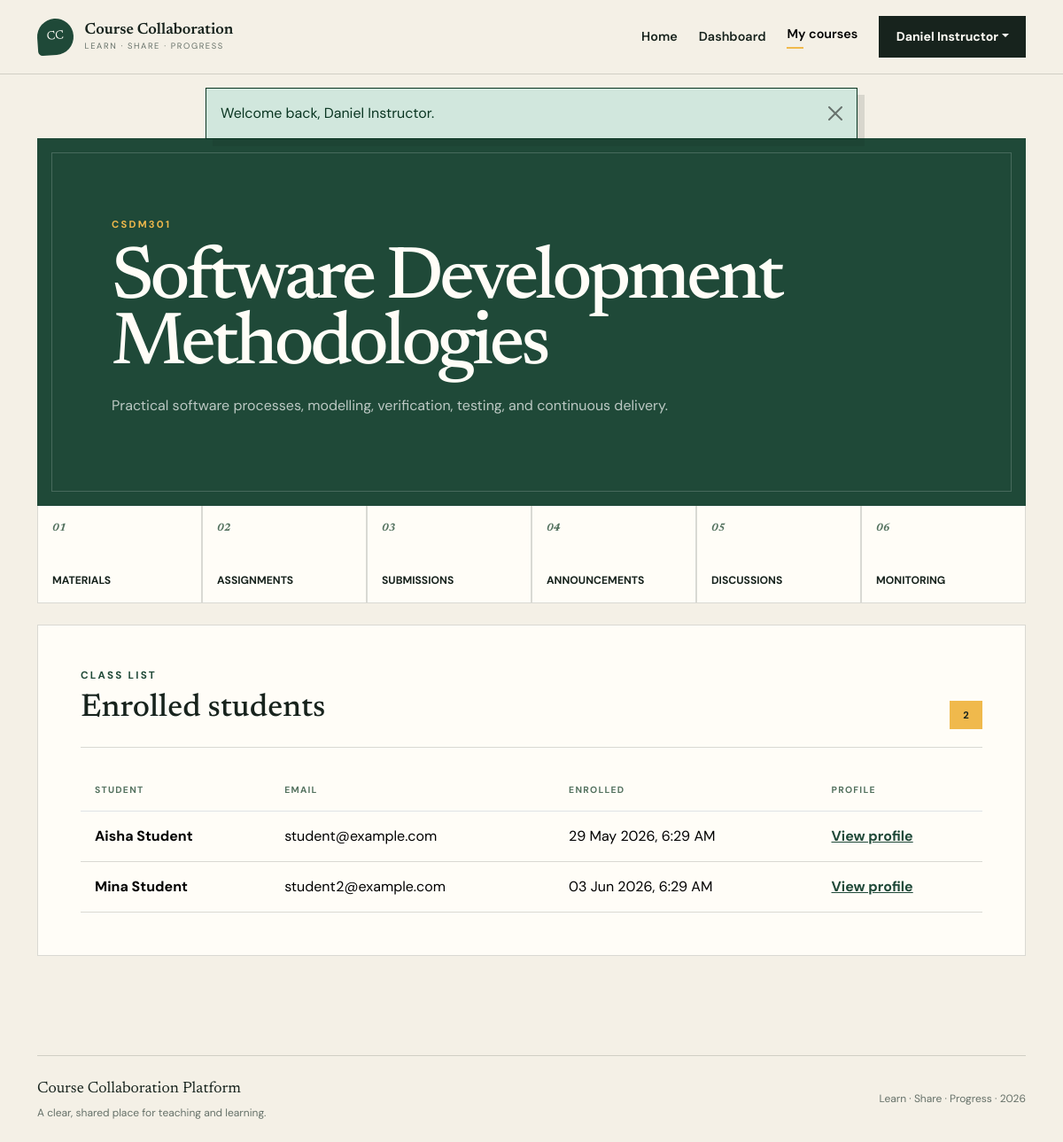
Page /instructor/course.php?id=1 (signed in) on the committed database.
### tables this page shows
CREATE TABLE courses (
    id BIGINT UNSIGNED AUTO_INCREMENT PRIMARY KEY,
    instructor_id BIGINT UNSIGNED NOT NULL,
    course_code VARCHAR(30) NOT NULL,
    title VARCHAR(180) NOT NULL,
    description TEXT NULL,
    is_published TINYINT(1) NOT NULL DEFAULT 1,
    created_at TIMESTAMP NOT NULL DEFAULT CURRENT_TIMESTAMP,
    updated_at TIMESTAMP NOT NULL DEFAULT CURRENT_TIMESTAMP ON UPDATE CURRENT_TIMESTAMP,
    UNIQUE KEY uq_courses_code (course_code),
    KEY idx_courses_instructor (instructor_id),
    CONSTRAINT fk_courses_instructor
        FOREIGN KEY (instructor_id) REFERENCES users(id)
        ON UPDATE CASCADE ON DELETE RESTRICT
);

CREATE TABLE users (
    id BIGINT UNSIGNED AUTO_INCREMENT PRIMARY KEY,
    full_name VARCHAR(120) NOT NULL,
    email VARCHAR(190) NOT NULL,
    password_hash VARCHAR(255) NOT NULL,
    role ENUM('student', 'instructor') NOT NULL DEFAULT 'student',
    is_active TINYINT(1) NOT NULL DEFAULT 1,
    created_at TIMESTAMP NOT NULL DEFAULT CURRENT_TIMESTAMP,
    updated_at TIMESTAMP NOT NULL DEFAULT CURRENT_TIMESTAMP ON UPDATE CURRENT_TIMESTAMP,
    UNIQUE KEY uq_users_email (email),
    KEY idx_users_role (role)
);

CREATE TABLE enrolments (
    id BIGINT UNSIGNED AUTO_INCREMENT PRIMARY KEY,
    course_id BIGINT UNSIGNED NOT NULL,
    student_id BIGINT UNSIGNED NOT NULL,
    status ENUM('active', 'withdrawn') NOT NULL DEFAULT 'active',
    enrolled_at TIMESTAMP NOT NULL DEFAULT CURRENT_TIMESTAMP,
    UNIQUE KEY uq_enrolments_course_student (course_id, student_id),
    KEY idx_enrolments_student (student_id),
    CONSTRAINT fk_enrolments_course
        FOREIGN KEY (course_id) REFERENCES courses(id)
        ON UPDATE CASCADE ON DELETE CASCADE,
    CONSTRAINT fk_enrolments_student
        FOREIGN KEY (student_id) REFERENCES users(id)
        ON UPDATE CASCADE ON DELETE CASCADE
);

### config/app.php (called while the page is built, shortened)
<?php
function url(string $path = ''): string
{
    return BASE_URL . ($path !== '' ? '/' . ltrim($path, '/') : '');
}
function e(?string $value): string
{
    return htmlspecialchars($value ?? '', ENT_QUOTES | ENT_SUBSTITUTE, 'UTF-8');
}

### includes/auth.php (called while the page is built, shortened)
<?php
require_once __DIR__ . '/../config/app.php';
require_once __DIR__ . '/../config/database.php';
function current_user(): ?array
{
    return isset($_SESSION['user']) && is_array($_SESSION['user']) ? $_SESSION['user'] : null;
}
function require_login(): array
{
    $user = current_user();
    return $user;
}
function require_role(string $role): array
{
    $user = require_login();
    return $user;
}
function pull_flashes(): array
{
    $flashes = $_SESSION['flashes'] ?? [];
    return is_array($flashes) ? $flashes : [];
}
function positive_id(mixed $value): ?int
{
    $validated = filter_var($value, FILTER_VALIDATE_INT, ['options' => ['min_range' => 1]]);
    return $validated === false ? null : (int) $validated;
}
function format_datetime(?string $value, string $fallback = 'Not available'): string
{
    $timestamp = strtotime($value);
    return $timestamp === false ? $fallback : date('d M Y, g:i A', $timestamp);
}
function owned_course(int $courseId, int $instructorId): array
{
    $statement = database()->prepare(
        'SELECT c.*, u.full_name AS instructor_name
         FROM courses c JOIN users u ON u.id = c.instructor_id
         WHERE c.id = :course_id AND c.instructor_id = :instructor_id LIMIT 1'
    );
    $statement->execute(['course_id' => $courseId, 'instructor_id' => $instructorId]);
    $course = $statement->fetch();
    return $course;
}

### config/database.php (called while the page is built, shortened)
<?php
function database(): PDO
{
    static $connection = null;
    if ($connection instanceof PDO) {
        return $connection;
    }
    $host = getenv('DB_HOST') ?: '127.0.0.1';
    $port = getenv('DB_PORT') ?: '3306';
    $name = getenv('DB_NAME') ?: 'course_collaboration';
    $username = getenv('DB_USER') ?: 'root';
    $password = getenv('DB_PASS') ?: '';
    $dsn = "mysql:host={$host};port={$port};dbname={$name};charset=utf8mb4";
    try {
        $connection = new PDO($dsn, $username, $password, [
            PDO::ATTR_ERRMODE => PDO::ERRMODE_EXCEPTION,
            PDO::ATTR_DEFAULT_FETCH_MODE => PDO::FETCH_ASSOC,
            PDO::ATTR_EMULATE_PREPARES => false,
        ]);
    } catch (PDOException $exception) {
        error_log('Database connection failed: ' . $exception->getMessage());
        throw new RuntimeException('Unable to connect to the database. Check the application configuration.');
    }
    return $connection;
}

### instructor/course.php (the view, shortened to what this page needs)
<?php
require_once __DIR__ . '/../includes/auth.php';
$user = require_role('instructor');
$courseId = positive_id($_GET['id'] ?? null) ?? not_found('Invalid course ID.');
$course = owned_course($courseId, (int) $user['id']);
$studentStatement = database()->prepare(
    'SELECT u.id, u.full_name, u.email, e.enrolled_at
     FROM enrolments e
     JOIN users u ON u.id = e.student_id
     WHERE e.course_id = :course_id AND e.status = :status
     ORDER BY u.full_name'
);
$studentStatement->execute([
    'course_id' => $courseId,
    'status' => 'active',
]);
$students = $studentStatement->fetchAll();
$activePage = 'instructor-courses';
require __DIR__ . '/../includes/header.php';
?>
<section class="app-shell">
    <div class="container">
        <div class="course-hero">
            <span><?= e($course['course_code']) ?></span>
            <h1><?= e($course['title']) ?></h1>
            <p><?= e($course['description'] ?: 'No course description has been added yet.') ?></p>
        </div>
        <nav class="action-grid" aria-label="Course tools">
            <a href="<?= e(url('instructor/materials.php?course_id=' . $courseId)) ?>">
                <span>01</span> Materials
            </a>
            <a href="<?= e(url('instructor/assignments.php?course_id=' . $courseId)) ?>">
                <span>02</span> Assignments
            </a>
            <a href="<?= e(url('instructor/submissions.php?course_id=' . $courseId)) ?>">
                <span>03</span> Submissions
            </a>
            <a href="<?= e(url('instructor/announcements.php?course_id=' . $courseId)) ?>">
                <span>04</span> Announcements
            </a>
            <a href="<?= e(url('discussions.php?course_id=' . $courseId)) ?>">
                <span>05</span> Discussions
            </a>
            <a href="<?= e(url('instructor/monitoring.php?course_id=' . $courseId)) ?>">
                <span>06</span> Monitoring
            </a>
        </nav>
        <div class="content-panel mt-4">
            <div class="panel-heading">
                <div>
                    <p class="eyebrow mb-2">Class list</p>
                    <h2>Enrolled students</h2>
                </div>
                <span class="count-pill"><?= count($students) ?></span>
            </div>
            <?php if ($students === []): ?>
                <div class="empty-state">
                    <h3>No students enrolled</h3>
                    <p>Students will appear here after they enrol.</p>
                </div>
            <?php else: ?>
                <div class="table-responsive">
                    <table class="table app-table">
                        <thead>
                            <tr>
                                <th>Student</th>
                                <th>Email</th>
                                <th>Enrolled</th>
                                <th>Profile</th>
                            </tr>
                        </thead>
                        <tbody>
                            <?php foreach ($students as $student): ?>
                                <tr>
                                    <td><strong><?= e($student['full_name']) ?></strong></td>
                                    <td><?= e($student['email']) ?></td>
                                    <td><?= e(format_datetime($student['enrolled_at'])) ?></td>
                                    <td>
                                        <a href="<?= e(url(
                                            'instructor/student_profile.php?course_id=' . $courseId
                                            . '&student_id=' . $student['id']
                                        )) ?>">View profile</a>
                                    </td>
                                </tr>
                            <?php endforeach; ?>
                        </tbody>
                    </table>
                </div>
            <?php endif; ?>
        </div>
    </div>
</section>
<?php require __DIR__ . '/../includes/footer.php'; ?>

### includes/header.php (shortened to what this page needs)
<?php
require_once __DIR__ . '/auth.php';
$activePage = $activePage ?? 'home';
$authenticatedUser = current_user();
$flashes = pull_flashes();
?>
<!doctype html>
<html lang="en">
<head>
    <link href="https://cdn.jsdelivr.net/npm/bootstrap@5.3.3/dist/css/bootstrap.min.css" rel="stylesheet">
    <link rel="stylesheet" href="<?= e(url('assets/css/style.css')) ?>">
</head>
<body>
<header class="site-header">
    <nav class="navbar navbar-expand-lg" aria-label="Main navigation">
        <div class="container py-2">
            <a class="navbar-brand brand-lockup" href="<?= e(url()) ?>" aria-label="Course Collaboration Platform home">
                <span class="brand-mark" aria-hidden="true">CC</span>
                <span>
                    <strong>Course Collaboration</strong>
                    <small>Learn · Share · Progress</small>
                </span>
            </a>
            <div class="collapse navbar-collapse" id="mainNavigation">
                <ul class="navbar-nav ms-auto align-items-lg-center gap-lg-2">
                    <li class="nav-item">
                        <a class="nav-link <?= $activePage === 'home' ? 'active' : '' ?>" <?= $activePage === 'home' ? 'aria-current="page"' : '' ?> href="<?= e(url()) ?>">Home</a>
                    </li>
                    <?php if ($authenticatedUser === null): ?>
                        <li class="nav-item"><a class="nav-link <?= $activePage === 'login' ? 'active' : '' ?>" href="<?= e(url('auth/login.php')) ?>">Sign in</a></li>
                        <li class="nav-item ms-lg-2"><a class="btn btn-ink" href="<?= e(url('auth/register.php')) ?>">Create account</a></li>
                    <?php else: ?>
                        <li class="nav-item"><a class="nav-link <?= $activePage === 'instructor-dashboard' ? 'active' : '' ?>" href="<?= e(url('instructor/dashboard.php')) ?>">Dashboard</a></li>
                        <li class="nav-item"><a class="nav-link <?= $activePage === 'instructor-courses' ? 'active' : '' ?>" href="<?= e(url('instructor/courses.php')) ?>">My courses</a></li>
                    <?php endif; ?>
                    <?php if ($authenticatedUser !== null): ?>
                        <li class="nav-item dropdown ms-lg-2">
                            <button class="btn btn-ink dropdown-toggle" data-bs-toggle="dropdown" type="button" aria-expanded="false"><?= e($authenticatedUser['full_name']) ?></button>
                        </li>
                    <?php endif; ?>
                </ul>
            </div>
        </div>
    </nav>
</header>
<?php if ($flashes !== []): ?>
    <div class="flash-stack container" aria-live="polite">
        <?php foreach ($flashes as $flash): ?>
            <div class="alert alert-<?= e(in_array($flash['type'], ['success', 'danger', 'warning', 'info'], true) ? $flash['type'] : 'info') ?> alert-dismissible fade show" role="alert">
                <?= e($flash['message']) ?>
                <button type="button" class="btn-close" data-bs-dismiss="alert" aria-label="Close"></button>
            </div>
        <?php endforeach; ?>
    </div>
<?php endif; ?>
<main id="main-content">

### assets/css/style.css (style rules this page uses)
:root { --ink: #17231d; --forest: #1f4938; --moss: #54725f; --sun: #f0b94c; --cream: #f4f0e6; --paper: #fffdf7; --line: rgba(23, 35, 29, 0.16); --muted: #667169; --display: "Newsreader", Georgia, serif; --body: "DM Sans", sans-serif; }
html { scroll-behavior: smooth; }
body { background: var(--cream); color: var(--ink); font-family: var(--body); overflow-x: hidden; -webkit-font-smoothing: antialiased; }
.site-header { background: rgba(244, 240, 230, .9); border-bottom: 1px solid var(--line); backdrop-filter: blur(14px); position: relative; z-index: 20; }
.brand-lockup { align-items: center; display: flex; gap: .8rem; white-space: normal; }
.brand-lockup > span:last-child { display: flex; flex-direction: column; line-height: 1.05; }
.brand-lockup strong { color: var(--ink); font-family: var(--display); font-size: 1.1rem; font-weight: 600; }
.brand-lockup small { color: var(--muted); font-size: .59rem; letter-spacing: .17em; margin-top: .32rem; text-transform: uppercase; }
.brand-mark { align-items: center; background: var(--forest); border-radius: 50% 50% 50% 12%; color: var(--paper); display: inline-flex; font-family: var(--display); font-size: .85rem; height: 2.55rem; justify-content: center; transform: rotate(-4deg); width: 2.55rem; }
.nav-link { color: var(--ink); font-size: .9rem; font-weight: 600; }
.nav-link:hover, .nav-link.active { color: var(--forest); }
.nav-link.active::after { background: var(--sun); content: ""; display: block; height: 2px; margin-top: .2rem; width: 1.15rem; }
.btn { border-radius: 0; font-size: .88rem; font-weight: 700; padding: .76rem 1.15rem; }
.btn-ink { background: var(--ink); color: var(--paper); }
.eyebrow { color: var(--forest); font-size: .73rem; font-weight: 700; letter-spacing: .19em; margin-bottom: 1.25rem; text-transform: uppercase; }
.flash-stack { left: 50%; max-width: 760px; position: fixed; top: 6.2rem; transform: translateX(-50%); width: calc(100% - 2rem); z-index: 1080; }
.flash-stack .alert { border: 1px solid currentColor; border-radius: 0; box-shadow: 8px 8px 0 rgba(23,35,29,.12); }
.app-shell { min-height: calc(100vh - 172px); padding: 4.5rem 0 7rem; }
.content-panel { background: var(--paper); border: 1px solid var(--line); padding: clamp(1.5rem, 4vw, 3rem); }
.panel-heading { align-items: end; border-bottom: 1px solid var(--line); display: flex; gap: 2rem; justify-content: space-between; margin-bottom: 1.5rem; padding-bottom: 1.25rem; }
.panel-heading h2 { font-family: var(--display); font-size: 2.25rem; margin: 0; }
.count-pill { background: var(--sun); color: var(--ink); font-size: .7rem; font-weight: 700; min-width: 2.3rem; padding: .45rem .7rem; text-align: center; }
.course-hero { background: var(--forest); color: var(--paper); overflow: hidden; padding: clamp(2.8rem,7vw,6rem); position: relative; }
.course-hero::after { border: 1px solid rgba(255,255,255,.18); content: ""; inset: 1rem; pointer-events: none; position: absolute; }
.course-hero > span { color: var(--sun); font-size: .7rem; font-weight: 700; letter-spacing: .2em; text-transform: uppercase; }
.course-hero h1 { font-family: var(--display); font-size: clamp(3.2rem,7vw,6.4rem); letter-spacing: -.05em; line-height: .88; margin: 1rem 0; max-width: 900px; }
.course-hero p { color: rgba(255,255,255,.7); line-height: 1.7; max-width: 720px; }
.action-grid { display: grid; grid-template-columns: repeat(6,1fr); }
.action-grid a { background: var(--paper); border: 1px solid var(--line); border-top: 0; color: var(--ink); display: flex; flex-direction: column; font-size: .76rem; font-weight: 700; min-height: 110px; padding: 1rem; text-decoration: none; text-transform: uppercase; }
.action-grid span { color: var(--moss); font-family: var(--display); font-style: italic; margin-bottom: auto; }
.app-table { --bs-table-bg: transparent; margin-bottom: 0; }
.app-table th { color: var(--moss); font-size: .65rem; letter-spacing: .12em; padding: 1rem; text-transform: uppercase; white-space: nowrap; }
.app-table td { border-color: var(--line); padding: 1rem; vertical-align: middle; }
.app-table a { color: var(--forest); font-weight: 700; }

### rows in the picture
courses: instructor.full_name "Daniel Instructor", course_code "CSDM301", title "Software Development Methodologies", description "Practical software processes, modelling, verification, testing, and continuous delivery."
enrolments: student.full_name "Aisha Student", student.email "student@example.com", enrolled_at "29 May 2026, 6:29 AM"
enrolments: student.full_name "Mina Student", student.email "student2@example.com", enrolled_at "03 Jun 2026, 6:29 AM"

### other values in the picture
$flash['message'] "Welcome back, Daniel Instructor."
count($students) "2"
